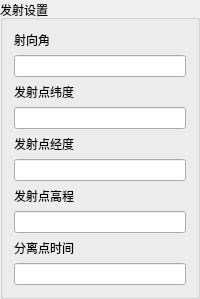
              <widget class="QGroupBox" name="groupBox_4">
               <property name="sizePolicy">
                <sizepolicy hsizetype="Expanding" vsizetype="Preferred">
                 <horstretch>0</horstretch>
                 <verstretch>0</verstretch>
                </sizepolicy>
               </property>
               <property name="title">
                <string>发射设置</string>
               </property>
               <layout class="QVBoxLayout" name="verticalLayout_5">
                <item>
                 <layout class="QGridLayout" name="gridLayout">
                  <item row="3" column="0">
                   <widget class="QLineEdit" name="launchPoint_Lati">
                    <property name="sizePolicy">
                     <sizepolicy hsizetype="Minimum" vsizetype="Fixed">
                      <horstretch>0</horstretch>
                      <verstretch>0</verstretch>
                     </sizepolicy>
                    </property>
                   </widget>
                  </item>
                  <item row="9" column="0">
                   <widget class="QLineEdit" name="separatePoint_Time">
                    <property name="sizePolicy">
                     <sizepolicy hsizetype="Minimum" vsizetype="Fixed">
                      <horstretch>0</horstretch>
                      <verstretch>0</verstretch>
                     </sizepolicy>
                    </property>
                   </widget>
                  </item>
                  <item row="5" column="0">
                   <widget class="QLineEdit" name="launchPoint_Long">
                    <property name="sizePolicy">
                     <sizepolicy hsizetype="Minimum" vsizetype="Fixed">
                      <horstretch>0</horstretch>
                      <verstretch>0</verstretch>
                     </sizepolicy>
                    </property>
                   </widget>
                  </item>
                  <item row="4" column="0">
                   <widget class="QLabel" name="label_9">
                    <property name="font">
                     <font>
                      <family>微软雅黑</family>
                      <pointsize>9</pointsize>
                      <weight>50</weight>
                      <bold>false</bold>
                     </font>
                    </property>
                    <property name="text">
                     <string>发射点经度</string>
                    </property>
                    <property name="buddy">
                     <cstring>launchPoint_Long</cstring>
                    </property>
                   </widget>
                  </item>
                  <item row="8" column="0">
                   <widget class="QLabel" name="label_13">
                    <property name="font">
                     <font>
                      <family>微软雅黑</family>
                      <pointsize>9</pointsize>
                      <weight>50</weight>
                      <bold>false</bold>
                     </font>
                    </property>
                    <property name="text">
                     <string>分离点时间</string>
                    </property>
                    <property name="buddy">
                     <cstring>separatePoint_Time</cstring>
                    </property>
                   </widget>
                  </item>
                  <item row="1" column="0">
                   <widget class="QLineEdit" name="dirc_angle">
                    <property name="sizePolicy">
                     <sizepolicy hsizetype="Minimum" vsizetype="Fixed">
                      <horstretch>0</horstretch>
                      <verstretch>0</verstretch>
                     </sizepolicy>
                    </property>
                   </widget>
                  </item>
                  <item row="6" column="0">
                   <widget class="QLabel" name="label_10">
                    <property name="font">
                     <font>
                      <family>微软雅黑</family>
                      <pointsize>9</pointsize>
                      <weight>50</weight>
                      <bold>false</bold>
                     </font>
                    </property>
                    <property name="text">
                     <string>发射点高程</string>
                    </property>
                    <property name="buddy">
                     <cstring>launchPoint_H</cstring>
                    </property>
                   </widget>
                  </item>
                  <item row="0" column="0">
                   <widget class="QLabel" name="label_40">
                    <property name="font">
                     <font>
                      <family>微软雅黑</family>
                      <pointsize>9</pointsize>
                      <weight>50</weight>
                      <bold>false</bold>
                     </font>
                    </property>
                    <property name="text">
                     <string>射向角</string>
                    </property>
                    <property name="buddy">
                     <cstring>dirc_angle</cstring>
                    </property>
                   </widget>
                  </item>
                  <item row="7" column="0">
                   <widget class="QLineEdit" name="launchPoint_H">
                    <property name="sizePolicy">
                     <sizepolicy hsizetype="Minimum" vsizetype="Fixed">
                      <horstretch>0</horstretch>
                      <verstretch>0</verstretch>
                     </sizepolicy>
                    </property>
                   </widget>
                  </item>
                  <item row="2" column="0">
                   <widget class="QLabel" name="label_41">
                    <property name="font">
                     <font>
                      <family>微软雅黑</family>
                      <pointsize>9</pointsize>
                      <weight>50</weight>
                      <bold>false</bold>
                     </font>
                    </property>
                    <property name="text">
                     <string>发射点纬度</string>
                    </property>
                    <property name="buddy">
                     <cstring>launchPoint_Lati</cstring>
                    </property>
                   </widget>
                  </item>
                 </layout>
                </item>
               </layout>
              </widget>
